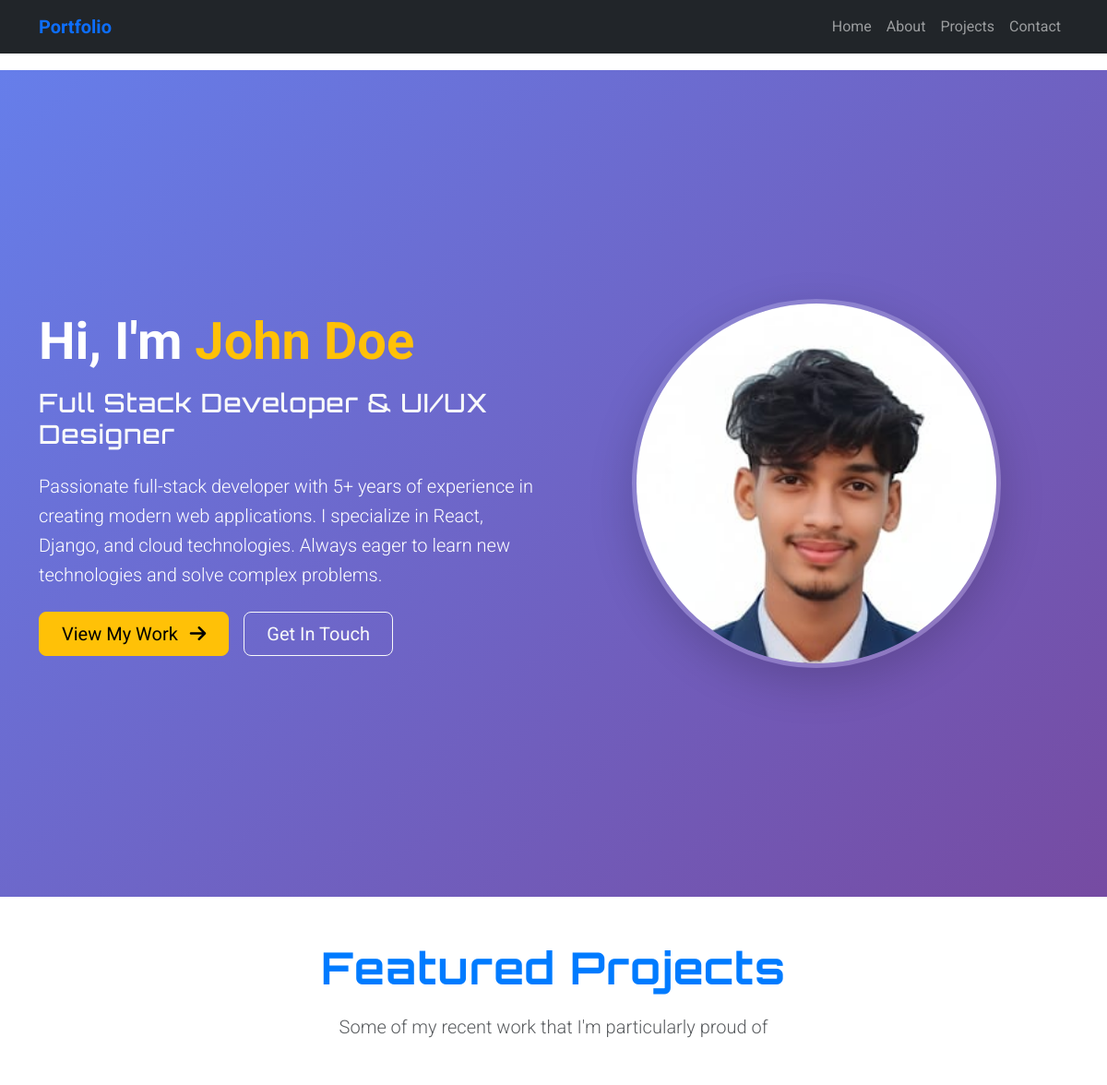
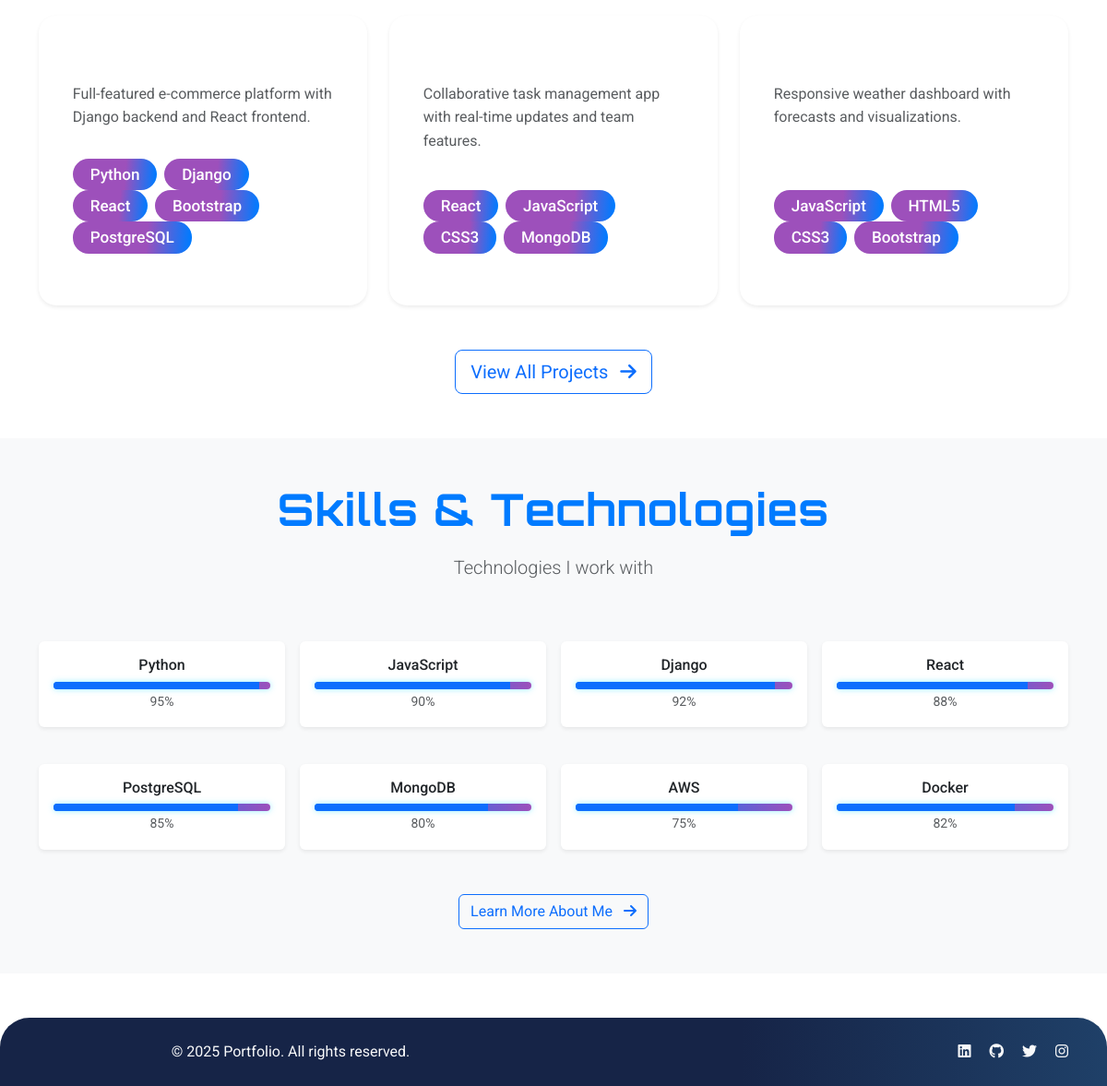
The page / on the database its author committed (2 pictures, top to bottom).
### portfolio/models.py (models this page shows, shortened)
class Portfolio(models.Model):
    name = models.CharField(max_length=100)
    title = models.CharField(max_length=200)
    bio = models.TextField()
    email = models.EmailField()
    phone = models.CharField(max_length=20, blank=True)
    location = models.CharField(max_length=100, blank=True)
    profile_image = models.FileField(upload_to='profile/', blank=True, null=True)
    resume = models.FileField(upload_to='resumes/', blank=True, null=True)
    created_at = models.DateTimeField(auto_now_add=True)
    updated_at = models.DateTimeField(auto_now=True)
    class Meta:
        verbose_name = "Portfolio"
        verbose_name_plural = "Portfolio"

class Project(models.Model):
    title = models.CharField(max_length=200)
    description = models.TextField()
    short_description = models.CharField(max_length=300, help_text="Brief description for homepage")
    image = models.FileField(upload_to='projects/')
    live_url = models.URLField(blank=True, null=True)
    source_url = models.URLField(blank=True, null=True)
    technologies = models.ManyToManyField('Technology', blank=True)
    featured = models.BooleanField(default=False, help_text="Show on homepage")
    order = models.PositiveIntegerField(default=0)
    created_at = models.DateTimeField(auto_now_add=True)
    updated_at = models.DateTimeField(auto_now=True)
    class Meta:
        ordering = ['order', '-created_at']

class Technology(models.Model):
    name = models.CharField(max_length=50)
    color = models.CharField(max_length=7, default='#007bff', help_text="Hex color code")
    class Meta:
        verbose_name_plural = "Technologies"

class Skill(models.Model):
    name = models.CharField(max_length=50)
    proficiency = models.IntegerField(
        validators=[MinValueValidator(1), MaxValueValidator(100)],
        help_text="Proficiency level from 1 to 100"
    )
    category = models.CharField(max_length=50, choices=[
        ('programming', 'Programming Languages'),
        ('frameworks', 'Frameworks & Libraries'),
        ('tools', 'Tools & Technologies'),
        ('databases', 'Databases'),
        ('other', 'Other'),
    ])
    order = models.PositiveIntegerField(default=0)
    class Meta:
        ordering = ['order', 'name']

### portfolio/views.py (the view)
# urls.py: path('', views.home, name='home'),
def home(request):
    try:
        portfolio = Portfolio.objects.first()
    except Portfolio.DoesNotExist:
        portfolio = None
    featured_projects = Project.objects.filter(featured=True).order_by('order')[:3]
    all_projects = Project.objects.all().order_by('order')[:6]
    skills = Skill.objects.all().order_by('order', 'name')[:8]
    context = {
        'portfolio': portfolio,
        'featured_projects': featured_projects,
        'all_projects': all_projects,
        'skills': skills,
    }
    return render(request, 'portfolio/home.html', context)

### templates/portfolio/home.html (shortened to what this page needs)
{% extends 'base.html' %}
{% load static %}
{% block content %}
<section class="hero-section bg-gradient-primary text-white py-5">
    <div class="container">
        <div class="row align-items-center min-vh-100">
            <div class="col-lg-6">
                <h1 class="display-4 fw-bold mb-3">
                    Hi, I'm <span class="text-warning">{{ portfolio.name|default:"Your Name" }}</span>
                </h1>
                <h2 class="h3 mb-4 text-light">
                    {{ portfolio.title|default:"Full Stack Developer" }}
                </h2>
                <p class="lead mb-4">
                    {{ portfolio.bio|default:"I'm a passionate developer who loves creating amazing web applications and solving complex problems with code." }}
                </p>
                <div class="d-flex gap-3">
                    <a href="{% url 'projects' %}" class="btn btn-warning btn-lg px-4">
                        View My Work <i class="fas fa-arrow-right ms-2"></i>
                    </a>
                    <a href="{% url 'contact' %}" class="btn btn-outline-light btn-lg px-4">
                        Get In Touch
                    </a>
                </div>
            </div>
            <div class="col-lg-6 text-center">
                {% if portfolio.profile_image %}
                    <img src="{{ portfolio.profile_image.url }}" alt="{{ portfolio.name }}" class="profile-image img-fluid shadow-lg">
                {% else %}
                    <img src="{% static 'image/developer.jpeg' %}" alt="{{ portfolio.name|default:'Developer' }}" class="profile-image img-fluid shadow-lg">
                {% endif %}
            </div>
        </div>
    </div>
</section>
<section class="py-5">
    <div class="container">
        <div class="row">
            <div class="col-12 text-center mb-5">
                <h2 class="display-5 fw-bold">Featured Projects</h2>
                <p class="lead text-muted">Some of my recent work that I'm particularly proud of</p>
            </div>
        </div>
        {% if featured_projects %}
            <div class="row g-4">
                {% for project in featured_projects %}
                    <div class="col-lg-4 col-md-6">
                        <div class="card h-100 shadow-sm project-card">
                            <div class="card-body d-flex flex-column">
                                <h5 class="card-title">{{ project.title }}</h5>
                                <p class="card-text text-muted flex-grow-1">{{ project.short_description }}</p>
                                <div class="mb-3">
                                    {% for tech in project.technologies.all %}
                                        <span class="badge me-1" style="background-color: {{ tech.color }};">{{ tech.name }}</span>
                                    {% endfor %}
                                </div>
                            </div>
                        </div>
                    </div>
                {% endfor %}
            </div>
        {% else %}
            <div class="text-center py-5">
                <i class="fas fa-code fa-3x text-muted mb-3"></i>
                <h4 class="text-muted">No featured projects yet</h4>
                <p class="text-muted">Check back soon for amazing projects!</p>
            </div>
        {% endif %}
        <div class="text-center mt-5">
            <a href="{% url 'projects' %}" class="btn btn-outline-primary btn-lg">
                View All Projects <i class="fas fa-arrow-right ms-2"></i>
            </a>
        </div>
    </div>
</section>
<section class="bg-light py-5">
    <div class="container">
        <div class="row">
            <div class="col-12 text-center mb-5">
                <h2 class="display-5 fw-bold">Skills & Technologies</h2>
                <p class="lead text-muted">Technologies I work with</p>
            </div>
        </div>
        <div class="row g-3">
            {% for skill in skills|slice:":8" %}
                <div class="col-lg-3 col-md-4 col-sm-6">
                    <div class="skill-item text-center p-3 bg-white rounded shadow-sm">
                        <h6 class="mb-2">{{ skill.name }}</h6>
                        <div class="progress" style="height: 8px;">
                            <div class="progress-bar bg-primary" role="progressbar" style="width: {{ skill.proficiency }}%"></div>
                        </div>
                        <small class="text-muted">{{ skill.proficiency }}%</small>
                    </div>
                </div>
            {% empty %}
                <div class="col-12 text-center">
                    <p class="text-muted">Skills will be displayed here once added through the admin panel.</p>
                </div>
            {% endfor %}
        </div>
        <div class="text-center mt-4">
            <a href="{% url 'about' %}" class="btn btn-outline-primary">
                Learn More About Me <i class="fas fa-arrow-right ms-2"></i>
            </a>
        </div>
    </div>
</section>
{% endblock %}

### templates/base.html (shortened to what this page needs)
<!DOCTYPE html>
<html lang="en">
{% load static %}
<head>
    <link href="https://cdn.jsdelivr.net/npm/bootstrap@5.3.0/dist/css/bootstrap.min.css" rel="stylesheet">
    <link rel="stylesheet" href="https://cdnjs.cloudflare.com/ajax/libs/font-awesome/6.4.0/css/all.min.css">
    <link rel="stylesheet" href="{% static 'css/style.css' %}">
</head>
<body>
    <nav class="navbar navbar-expand-lg navbar-dark bg-dark fixed-top">
        <div class="container">
            <a class="navbar-brand fw-bold" href="{% url 'home' %}">
                <span class="text-primary">Portfolio</span>
            </a>
            <div class="collapse navbar-collapse" id="navbarNav">
                <ul class="navbar-nav ms-auto">
                    <li class="nav-item">
                        <a class="nav-link" href="{% url 'home' %}">Home</a>
                    </li>
                    <li class="nav-item">
                        <a class="nav-link" href="{% url 'about' %}">About</a>
                    </li>
                    <li class="nav-item">
                        <a class="nav-link" href="{% url 'projects' %}">Projects</a>
                    </li>
                    <li class="nav-item">
                        <a class="nav-link" href="{% url 'contact' %}">Contact</a>
                    </li>
                </ul>
            </div>
        </div>
    </nav>
    <main>
        {% block content %}
        {% endblock %}
    </main>
    <footer class="bg-dark text-light py-4 mt-5">
        <div class="container">
            <div class="row">
                <div class="col-md-6">
                    <p class="mb-0">&copy; {% now "Y" %} Portfolio. All rights reserved.</p>
                </div>
                <div class="col-md-6 text-md-end">
                    <div class="social-links">
                        <a href="" class="text-light me-3"><i class="fab fa-linkedin"></i></a>
                        <a href="https://github.com/debasis-03" class="text-light me-3"><i class="fab fa-github"></i></a>
                        <a href="#" class="text-light me-3"><i class="fab fa-twitter"></i></a>
                        <a href="https://www.instagram.com/d.ttripathyy._" class="text-light"><i class="fab fa-instagram"></i></a>
                    </div>
                </div>
            </div>
        </div>
    </footer>
</body>
</html>

### static/css/style.css (style rules this page uses)
:root { --primary: #007bff; --secondary: #6c757d; --success: #28a745; --info: #17a2b8; --warning: #ffc107; --danger: #dc3545; --light: #f8f9fa; --dark: #343a40; --accent: #9d50bb; --bg-gradient-primary: linear-gradient(135deg, #667eea 0%, #764ba2 100%); --bg-gradient-secondary: linear-gradient(135deg, #f093fb 0%, #f5576c 100%); }
body { font-family: 'Roboto', Arial, sans-serif; line-height: 1.6; padding-top: 76px; }
.bg-gradient-primary { background: var(--bg-gradient-primary) !important; }
.hero-section { min-height: 100vh; display: flex; align-items: center; }
.profile-image { width: 400px; height: 400px; border-radius: 50%; object-fit: cover; border: 5px solid rgba(255, 255, 255, 0.2); box-shadow: 0 10px 30px rgba(0, 0, 0, 0.3); }
.skill-item { margin-bottom: 1.5rem; }
.project-card { transition: transform 0.3s ease, box-shadow 0.3s ease; border: none; box-shadow: 0 4px 6px rgba(0, 0, 0, 0.1); }
nav { display: flex; align-items: center; width: 100%; max-width: 1200px; justify-content: space-between; }
h2 { font-family: 'Orbitron', 'Roboto', sans-serif; font-size: 2rem; color: var(--primary); margin-bottom: 1.2rem; letter-spacing: 1px; }
.badge { background: linear-gradient(94deg,var(--accent) 62%, var(--primary) 98%); color: #fff; font-weight: 500; border-radius: 1em; padding: 0.5em 1.1em; font-size: 1.07rem; box-shadow: 0 4px 14px var(--glow); }
.progress { background: linear-gradient( to right, var(--primary) 40%, var(--accent) 100%); height: 100%; border-radius: 7px; box-shadow: 0 0 6px #51e5ff9d; animation: progressGlow 2s infinite alternate; }
.project-card { flex: 1 1 270px; min-width: 250px; background: var(--card); border-radius: 1.2em; padding: 1.5rem 1.3rem; position: relative; box-shadow: 0 14px 60px 0 var(--glow); margin-bottom: 1rem; color: #fff; overflow: hidden; z-index:1; transition: transform .21s, box-shadow .23s; }
footer { background: linear-gradient(90deg, #162447 67%, #1f4068 100%); color: #eef6fb; text-align: center; padding: 1.2rem 0 .3rem 0; border-radius: 2rem 2rem 0 0; margin: 6rem auto 0 auto; position: relative; max-width: 1200px; box-shadow: 0 -2px 12px var(--glow); }

### rows shown on the page
Portfolio: name "John Doe", title "Full Stack Developer & UI/UX Designer", bio "Passionate full-stack developer with 5+ years of experience in creating modern web applications. I specialize in React, Django, and cloud technologies. Always eager to learn new technologies and solve complex problems."
Project: short_description "Full-featured e-commerce platform with Django backend and React frontend."
Technology: name "Python"
Technology: name "Django"
Technology: name "React"
Technology: name "Bootstrap"
Technology: name "PostgreSQL"
Project: short_description "Collaborative task management app with real-time updates and team features."
Technology: name "JavaScript"
Technology: name "CSS3"
Technology: name "MongoDB"
Project: short_description "Responsive weather dashboard with forecasts and visualizations."
Technology: name "HTML5"
Skill: name "Python", proficiency "95"
Skill: name "JavaScript", proficiency "90"
Skill: name "Django", proficiency "92"
Skill: name "React", proficiency "88"
Skill: name "PostgreSQL", proficiency "85"
Skill: name "MongoDB", proficiency "80"
Skill: name "AWS", proficiency "75"
Skill: name "Docker", proficiency "82"
